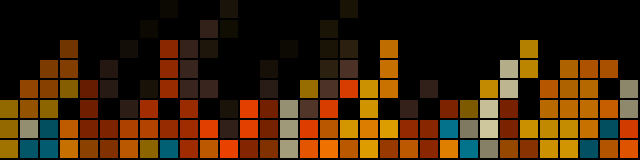
Frame 1 (no input)
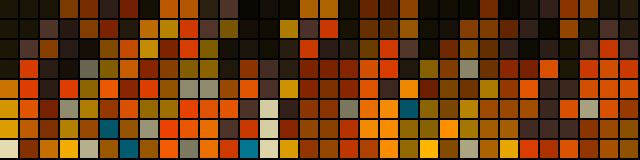
Frame 60 (the mouse pressed at the canvas centre just before this capture)
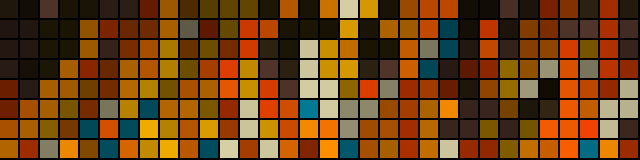
Frame 120 (the mouse held since frame 60 and released just before this capture)

The Processing sketch that drew these frames (run headless with seeded random() and noise(); from frame 60 on, the mouse is pressed at the canvas centre):

// Processing sketch: Fiire_1
// ── Fiire_1.pde
int cols = 32;
int rows = 8;
int pixelSize = 20;
int gap = 2;

color[] palette = { #231C07, #392A16, #634133, #FF4800, #FF6000, #FF7900, #FF9100, #FFB600, #FBF2C0, #048BA8 };
int[][] fire;
float[][] brightness;

void settings() {
  size(cols * pixelSize, rows * pixelSize);
}

void setup() {
  frameRate(10);  // Slow down the sketch
  fire = new int[cols][rows];
  brightness = new float[cols][rows];
}

void draw() {
  background(0);
  
  // Ignite the bottom row randomly
  for (int i = 0; i < cols; i++) {
    fire[i][rows - 1] = int(random(3, palette.length));
    brightness[i][rows - 1] = random(0.5, 1);
  }

  // Fire propagation
  for (int x = 0; x < cols; x++) {
    for (int y = rows - 2; y >= 0; y--) {
      int dx = int(random(3)) - 1;
      int nx = constrain(x + dx, 0, cols - 1);
      int ny = y + 1;
      
      fire[x][y] = constrain(fire[nx][ny] - int(random(2)), 0, palette.length - 1);
      brightness[x][y] = constrain(brightness[nx][ny] - random(0.05), 0, 1);
    }
  }
  
  // Draw fire
  noStroke();
  for (int x = 0; x < cols; x++) {
    for (int y = 0; y < rows; y++) {
      fill(red(palette[fire[x][y]]) * brightness[x][y], green(palette[fire[x][y]]) * brightness[x][y], blue(palette[fire[x][y]]) * brightness[x][y]);
      rect(x * pixelSize, y * pixelSize, pixelSize - gap, pixelSize - gap);
    }
  }
}
